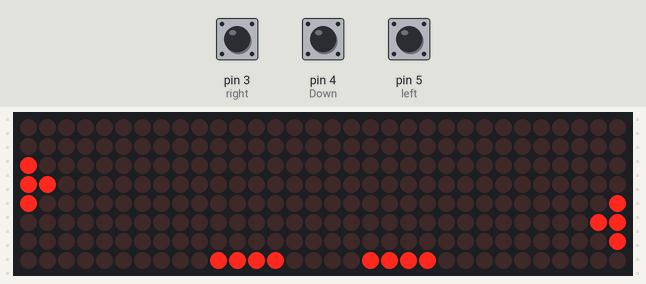
The sketch below on a simulated Arduino Uno, built with avr-gcc and run on an emulated ATmega328P. Parts: 32×8 LED matrix. The test bench sets the inputs (shaded band); at power-on: pin 3 (right) HIGH, pin 4 (Down) HIGH, pin 5 (left) HIGH. Random numbers use the default seed unless the sketch sets one.

Above: at 0.91 s.
1.3 s: pin 3 (right) pulled LOW for 0.15 s
At 1.99 s:
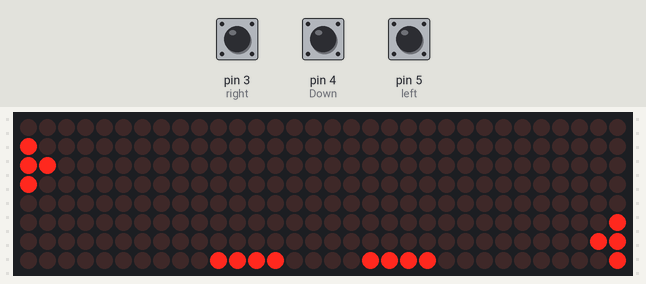
2.0 s: pin 4 (Down) pulled LOW for 1 s
3.6 s: pin 5 (left) pulled LOW for 0.15 s
At 4.03 s:
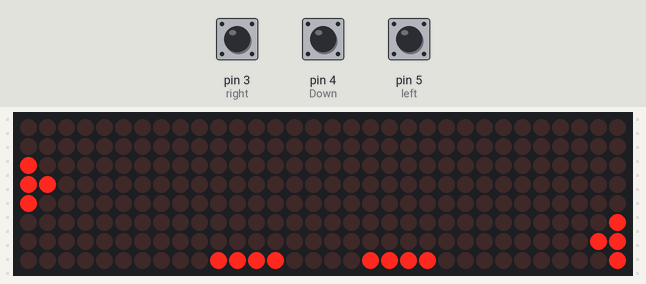
4.3 s: pin 3 (right) pulled LOW for 1 s
At 4.74 s:
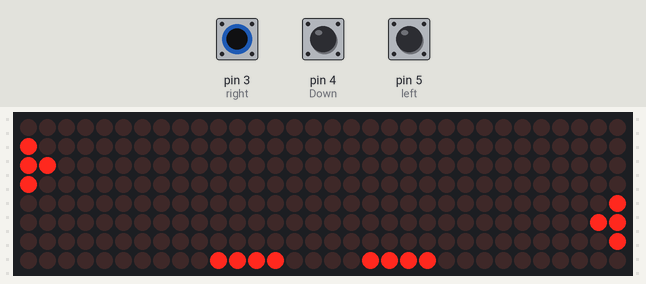
5.9 s: pin 4 (Down) pulled LOW for 0.15 s
At 6.36 s:
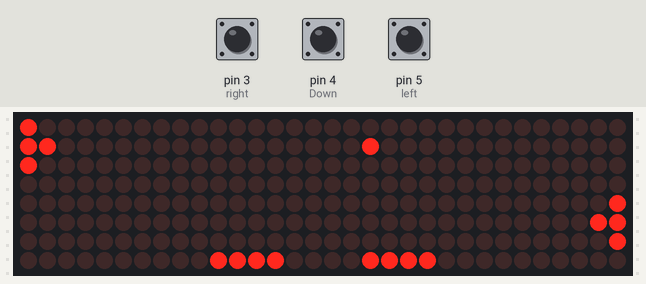
6.6 s: pin 5 (left) pulled LOW for 1 s
At 8.54 s:
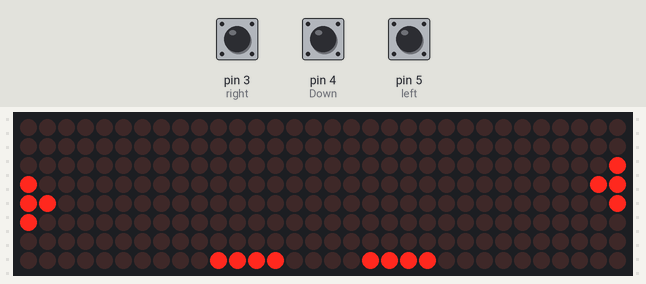
Timing chart, 0 to 10.0 s (numbered marks = the images above; inputs shaded):
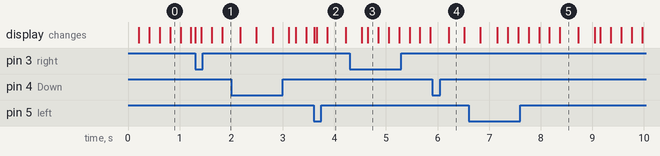

The sketch:

HURT.295299.1571397288.2139.ino
```cpp
#include "LedControl.h"
#define left 5
#define right 3
bool gameEnable = true;
LedControl lc=LedControl(11,13,10,4); // CLK,DIN,CS,Number of LED Module
unsigned long delaytime=500; // time to updates of the display
int drawx = 3;
int edrawx = 3;
int Down = 4;
long debounceTime = 0;
long bulletdebouncetime=0;
long ebulletdebouncetime=0;
long EdebounceTime = 0;
int bulletline;
int ebulletline;
int ehealth = 4;
int health = 4;
byte gamecon[8] = {0x00, 0x00, 0x00, 0x00, 0x00, 0x00, 0x00, 0x00};
byte textY[8] = {0x00, 0x66, 0x66, 0x66, 0x3C, 0x18, 0x18, 0x00};
byte textO[8] = {0x00, 0x7E, 0x7E, 0x66, 0x66, 0x7E, 0x7E, 0x00};
byte textU[8] = {0x00, 0x66, 0x66, 0x66, 0x66, 0x7E, 0x7E, 0x00};
byte textL[8] = {0x00, 0x60, 0x60, 0x60, 0x60, 0x60, 0x7E, 0x00};
byte textS[8] = {0x00, 0x3C, 0x62, 0x38, 0x0C, 0x66, 0x3C, 0x00};
byte textE[8] = {0x00, 0x7E, 0x40, 0x7E, 0x7E, 0x40, 0x7E, 0x00};
byte textW[8] = {0x00, 0x42, 0x42, 0x5A, 0x5A, 0x5A, 0x7E, 0x00};
byte textI[8] = {0x00, 0x3C, 0x18, 0x18, 0x18, 0x18, 0x3C, 0x00};
byte textN[8] = {0x00, 0x46, 0x66, 0x76, 0x6E, 0x66, 0x62, 0x00};
byte full[8] = {0xFF, 0xFF, 0xFF, 0xFF, 0xFF, 0xFF, 0xFF, 0xFF};
void setup() {
int devices=lc.getDeviceCount(); // find no of LED modules
//we have to init all devices in a loop
for(int address=0;address<devices;address++) { // set up each device
lc.shutdown(address,false);
lc.setIntensity(address,8);
lc.clearDisplay(address);//โคดครู
}


//////
draw_ship(drawx);
draw_eship(edrawx);
pinMode (left,INPUT);
pinMode (right,INPUT);
pinMode (Down,INPUT);
}
void loop(){
  int RandomMovement = rand() % 100 + 1;
  while (ehealth != 0 &&millis() - EdebounceTime > 200 && RandomMovement <50 && edrawx <6&& health !=0 && gameEnable == true){//ไปซ้าย
    EdebounceTime = millis ();
    delete_eship (edrawx);    edrawx++;
    draw_eship(edrawx);}
   while (ehealth !=0 &&millis() - EdebounceTime > 200 && RandomMovement >50 && edrawx >1&& health !=0 && gameEnable == true){//ไปขวา
    EdebounceTime = millis ();
    delete_eship (edrawx);
    edrawx--;
    draw_eship(edrawx);}
    while (ehealth !=0 && millis()-ebulletdebouncetime > 2000&& health !=0 && gameEnable == true){
      ebulletdebouncetime = millis();
      ebullet(edrawx);
      if (drawx == edrawx){
      lc.setLed(3,edrawx,1,true);
      lc.setLed(3,edrawx,0,true);
      health--;
      }
      if (edrawx == drawx+1){
      lc.setLed(3,drawx+1,0,true);
      health--;
      }
      if (edrawx == drawx-1){
      lc.setLed(3,drawx-1,0,true);
      health--;
      }
    }
  if (digitalRead(left) == LOW && drawx <6 && millis() - debounceTime > 200 && gameEnable  ==true){
    debounceTime = millis();
    delete_ship (drawx);
    drawx++;
    draw_ship(drawx);}
    if (digitalRead(right) == LOW && drawx > 1 && millis() - debounceTime>200 && gameEnable == true){
    debounceTime = millis();
    delete_ship (drawx);
    drawx--;
    draw_ship(drawx);
    }
    if (digitalRead(Down) == LOW && millis()-bulletdebouncetime > 200 && gameEnable == true){
      bulletdebouncetime= millis();
      bullet (drawx);
      if (drawx == edrawx){
         lc.setLed(0,edrawx,6,true);
         lc.setLed(0,edrawx,7,true);
         ehealth--;
      }
      if (drawx == edrawx+1){
        lc.setLed(0,edrawx+1,7,true);
        ehealth--;
      }
      if (drawx == edrawx-1){
        lc.setLed(0,edrawx-1,7,true);
        ehealth--;
      }
    }
    if (health == 0 && gameEnable == true){
    gameEnable = false;
    start (gamecon);
    start(textL);
    delay(300);
    start(textO);
    delay(300);
    start(textS);
    delay(300);
    start(textE);
    delay(300);
    start(full);
    delay(2000);
    start (gamecon);
    }
    if (ehealth == 0 && gameEnable == true){
    gameEnable = false;
    start (gamecon);
    start(textW);
    delay(300);
    start(textI);
    delay(300);
    start(textN);
    delay(300);
    start(full);
    delay(2000);
    start (gamecon);
    }
    if (ehealth == 4 && health !=0 && gameEnable ==true){
      lc.setLed(1,7,5,true);
      lc.setLed(1,7,4,true);
      lc.setLed(1,7,3,true);
      lc.setLed(1,7,2,true);
    }
    if (ehealth == 3 && health !=0 && gameEnable == true){
      lc.setLed(1,7,5,false);
    }
    if (ehealth == 2 && health !=0 && gameEnable ==true){
      lc.setLed(1,7,4,false);
    }
    if (ehealth == 1 && health !=0 && gameEnable == true){
      lc.setLed (1,7,3,false);
    }
    if (health == 4 && ehealth !=0 && gameEnable ==true){
      lc.setLed(2,7,5,true);
      lc.setLed(2,7,4,true);
      lc.setLed(2,7,3,true);
      lc.setLed(2,7,2,true);
    }
    if (health == 3 && ehealth !=0 && gameEnable == true){
      lc.setLed(2,7,5,false);
    }
    if (health == 2&& ehealth !=0 && gameEnable == true){
      lc.setLed(2,7,4,false);
    }
    if (health == 1&& ehealth !=0 && gameEnable == true){
      lc.setLed (2,7,3,false);
    }
    if (health == 0 || ehealth == 0 && gameEnable == true){
      lc.setLed(2,7,5,false);
      lc.setLed(2,7,4,false);
      lc.setLed(2,7,3,false);
      lc.setLed(2,7,2,false);
      lc.setLed(1,7,5,false);
      lc.setLed(1,7,4,false);
      lc.setLed(1,7,3,false);
      lc.setLed(1,7,2,false);
    }
}
void bullet (int drawx){
  for (int i = 3 ; i < 8 ;i++){
      lc.setLed(3,drawx,i,true);
      delay (20);
      lc.setLed(3,drawx,i,false);
  }
    for (int row = 2; row >=0;row--){
    for (bulletline = 0 ; bulletline <8 ;bulletline++){
      lc.setLed(row,drawx,bulletline,true);
      delay (20);
      lc.setLed(row,drawx,bulletline,false);
    }
  }
}
void draw_eship(int edrawx){
  lc.setLed(0,edrawx,6,true);
  lc.setLed(0,edrawx,7,true);
  lc.setLed(0,edrawx+1,7,true);
  lc.setLed(0,edrawx-1,7,true);
}
void draw_ship(int drawx){
  lc.setLed(3,drawx,1,true);
  lc.setLed(3,drawx,0,true);
  lc.setLed(3,drawx+1,0,true);
  lc.setLed(3,drawx-1,0,true);
}
void delete_ship(int drawx){
  lc.setLed(3,drawx,1,false);
  lc.setLed(3,drawx,0,false);
  lc.setLed(3,drawx+1,0,false);
  lc.setLed(3,drawx-1,0,false);
}
void delete_eship(int edrawx){
  lc.setLed(0,edrawx,6,false);
  lc.setLed(0,edrawx,7,false);
  lc.setLed(0,edrawx+1,7,false);
  lc.setLed(0,edrawx-1,7,false);
}
void start(byte test[]) {
  for (int Clear = 0; Clear<=3 ;Clear ++){
    for (int i = 0; i < 8; i++){
      lc.setRow(Clear, i, test[i]);
    }
  }
  }
void ebullet (int edrawx){
  for (int i = 5 ; i >= 0 ;i--){
      lc.setLed(0,edrawx,i,true);
      delay (20);
      lc.setLed(0,edrawx,i,false);}
      for (int row = 1 ; row <=3; row ++){
      for (int b= 7;b>=0;b--){
      lc.setLed(row,edrawx,b,true);
      delay (20);
      lc.setLed(row,edrawx,b,false);
      }}}
```
